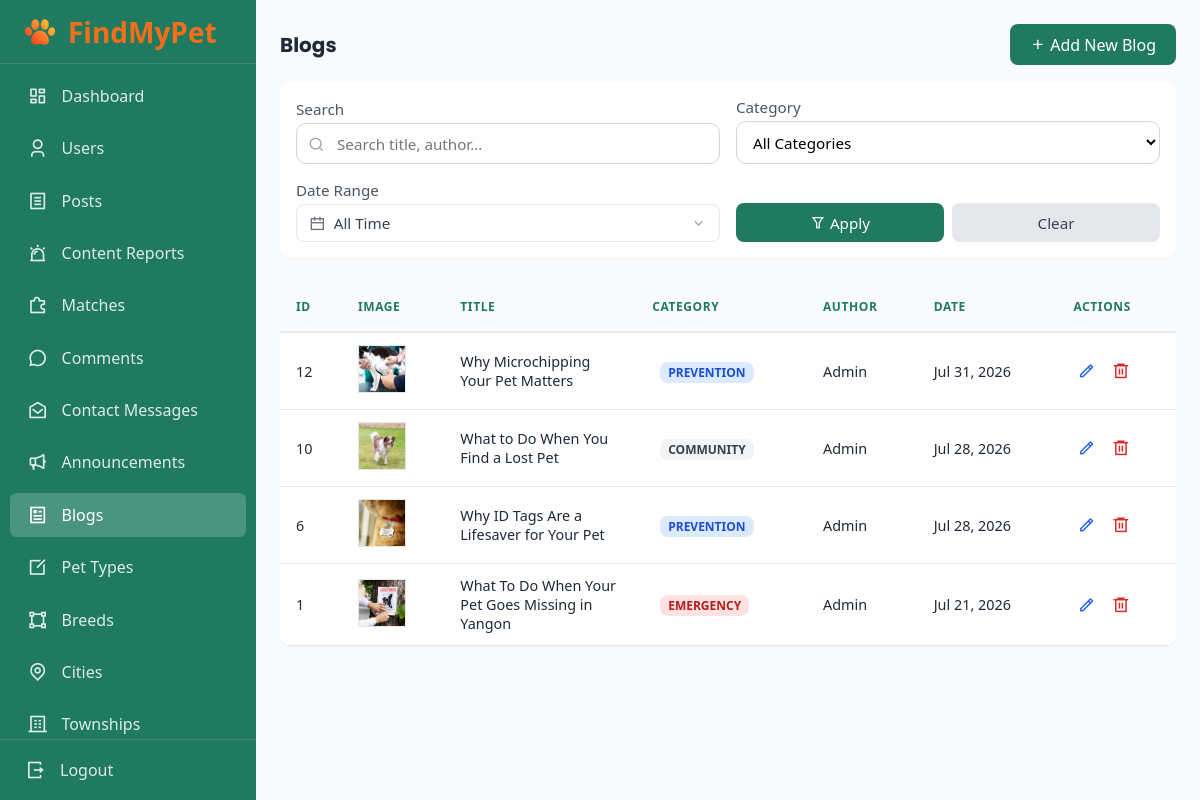
The app's page /admin/blogs.php (signed in) with its own data.
### tables this page shows
CREATE TABLE `blog` (
  `id` int(11) NOT NULL,
  `user_id` int(11) NOT NULL,
  `title` varchar(255) NOT NULL,
  `category` enum('Emergency','Prevention','Health','Community') DEFAULT 'Community',
  `content` text NOT NULL,
  `image` varchar(255) DEFAULT NULL,
  `created_at` datetime DEFAULT current_timestamp(),
  `updated_at` datetime DEFAULT current_timestamp() ON UPDATE current_timestamp()
);

CREATE TABLE `users` (
  `id` int(11) NOT NULL,
  `role_id` int(11) NOT NULL,
  `township_id` int(11) NOT NULL,
  `full_name` varchar(255) NOT NULL,
  `email` varchar(255) NOT NULL,
  `password` varchar(255) NOT NULL,
  `phone` varchar(20) NOT NULL,
  `address` text DEFAULT NULL,
  `verification_token` varchar(255) DEFAULT NULL,
  `token_expire` datetime DEFAULT NULL,
  `is_verified` tinyint(1) DEFAULT 0,
  `status` enum('Active','Suspended','Banned') NOT NULL DEFAULT 'Active',
  `suspended_until` datetime DEFAULT NULL,
  `reset_token` varchar(255) DEFAULT NULL,
  `reset_expire` datetime DEFAULT NULL,
  `email_notifications` tinyint(1) DEFAULT 1,
  `match_notifications` tinyint(1) DEFAULT 1,
  `post_notifications` tinyint(1) DEFAULT 1,
  `comment_notifications` tinyint(1) DEFAULT 1,
  `created_at` datetime DEFAULT current_timestamp()
);

### database/functions.php (called while the page is built, shortened)
<?php
function formatDateRange($from, $to)
{
    if (empty($from) && empty($to)) {
        return 'All Time';
    }
    $fromFormatted = !empty($from) ? date('M d, Y', strtotime($from)) : 'Start';
    $toFormatted = !empty($to) ? date('M d, Y', strtotime($to)) : 'Present';
    return $fromFormatted . ' - ' . $toFormatted;
}
function buildBlogFilters($filters)
{
    $whereClauses = [];
    $params = [];
    return [
        'where' => empty($whereClauses)
            ? ''
            : 'WHERE ' . implode(' AND ', $whereClauses),
        'params' => $params
    ];
}
function getFilteredBlogs(PDO $pdo, $filters, $limit = null, $offset = null)
{
    $filterData = buildBlogFilters($filters);
    $sql = "SELECT b.id, b.title, b.content, b.image, b.category, b.created_at, u.full_name AS author_name
            FROM blog b
            LEFT JOIN users u ON b.user_id = u.id
            {$filterData['where']}
            ORDER BY b.created_at DESC";
    if ($limit !== null && $offset !== null) {
        $sql .= " LIMIT " . (int)$limit . " OFFSET " . (int)$offset;
    }
    $stmt = $pdo->prepare($sql);
    $stmt->execute($filterData['params']);
    return $stmt->fetchAll(PDO::FETCH_ASSOC);
}
function getCategoryBadgeClass($category)
{
    switch (strtolower($category)) {
        case 'emergency':
            return 'badge-emergency';
        case 'prevention':
            return 'badge-prevention';
        case 'community':
        default:
            return 'badge-community';
    }
}

### admin/blogs.php (the view, shortened to what this page needs)
<?php
require_once "../database/functions.php";
$searchDirect   = $_GET['search_direct'] ?? '';
$filterCategory = $_GET['category'] ?? 'all';
$filterDateFrom = $_GET['date_from'] ?? '';
$filterDateTo   = $_GET['date_to'] ?? '';
$dateRangeDisplay = formatDateRange($filterDateFrom, $filterDateTo);
$baseFilters = [
    'search_direct' => $searchDirect,
    'category'      => $filterCategory,
    'date_from'     => $filterDateFrom,
    'date_to'       => $filterDateTo
];
$perPage = 10;
$currentPage = isset($_GET['page']) && is_numeric($_GET['page']) && $_GET['page'] > 0 ? (int)$_GET['page'] : 1;
$offset = ($currentPage - 1) * $perPage;
$blogs = getFilteredBlogs($pdo, $baseFilters, $perPage, $offset);
?>
<!DOCTYPE html>
<html lang="en">
<head>
    <link rel="stylesheet" href="../assets/css/style.css">
    <link rel="stylesheet" href="../assets/css/admin.css">
    <link href="https://cdn.jsdelivr.net/npm/remixicon@4.9.0/fonts/remixicon.css" rel="stylesheet" />
</head>
<body class="admin-body">
    <aside id="sidebar">
        <div>
            <div class="logo-container">
                <img src="../uploads/logo.png" alt="Logo" class="sidebar-logo">
                <span>FindMyPet</span>
            </div>
        </div>
        <nav>
            <a href="dashboard.php" class="admin-sidebar-link">
                <i class="ri-dashboard-line"></i>
                <span>Dashboard</span>
            </a>
            <a href="users.php" class="admin-sidebar-link">
                <i class="ri-user-3-line"></i>
                <span>Users</span>
            </a>
            <a href="posts.php" class="admin-sidebar-link">
                <i class="ri-file-list-line"></i>
                <span>Posts</span>
            </a>
            <a href="reports.php" class="admin-sidebar-link">
                <i class="ri-alarm-warning-line"></i>
                <span>Content Reports</span>
            </a>
            <a href="matches.php" class="admin-sidebar-link">
                <i class="ri-puzzle-2-line"></i>
                <span>Matches</span>
            </a>
            <a href="comments.php" class="admin-sidebar-link">
                <i class="ri-chat-3-line"></i>
                <span>Comments</span>
            </a>
            <a href="messages.php" class="admin-sidebar-link">
                <i class="ri-mail-open-line"></i>
                <span>Contact Messages</span>
            </a>
            <a href="announcements.php" class="admin-sidebar-link">
                <i class="ri-megaphone-line"></i>
                <span>Announcements</span>
            </a>
            <a href="blogs.php" class="admin-sidebar-link active">
                <i class="ri-article-line"></i>
                <span>Blogs</span>
            </a>
            <a href="pet_types.php" class="admin-sidebar-link">
                <i class="ri-edit-box-line"></i>
                <span>Pet Types</span>
            </a>
            <a href="breeds.php" class="admin-sidebar-link">
                <i class="ri-shape-2-line"></i>
                <span>Breeds</span>
            </a>
            <a href="cities.php" class="admin-sidebar-link">
                <i class="ri-map-pin-line"></i>
                <span>Cities</span>
            </a>
            <a href="townships.php" class="admin-sidebar-link">
                <i class="ri-building-4-line"></i>
                <span>Townships</span>
            </a>
        </nav>
        <div>
            <a href="logout.php" class="admin-sidebar-link">
                <i class="ri-logout-box-r-line"></i>
                <span>Logout</span>
            </a>
        </div>
    </aside>
    <main class="admin-main">
        <section>
            <div class="admin-header">
                <div class="admin-header-left">
                    <h3 class="admin-header-title">Blogs</h3>
                </div>
                <div class="admin-header-right">
                    <a href="add_blog.php" class="admin-btn admin-btn-primary primary-btn">
                        <i class="ri-add-line"></i>
                        <span>Add New Blog</span>
                    </a>
                </div>
            </div>
            <form method="GET" action="blogs.php" class="admin-filter-form">
                <div class="admin-form-grid blogs-grid">
                    <div class="admin-form-group">
                        <label class="admin-label">Search</label>
                        <div class="search-icon-wrapper">
                            <input type="text" name="search_direct" placeholder="Search title, author..." class="admin-input-search" value="<?= htmlspecialchars($searchDirect) ?>">
                            <i class="ri-search-line"></i>
                        </div>
                    </div>
                    <div class="admin-form-group">
                        <label class="admin-label">Category</label>
                        <select name="category" class="admin-select admin-filter-select">
                            <option value="all" <?= $filterCategory === 'all' ? 'selected' : '' ?>>All Categories</option>
                        </select>
                    </div>
                    <div class="admin-form-group date-range-picker-wrapper">
                        <label class="admin-label">Date Range</label>
                        <div class="date-range-picker" onclick="toggleDateRange(event)">
                            <div class="date-range-display">
                                <i class="ri-calendar-line"></i>
                                <span id="date_range_display"><?= htmlspecialchars($dateRangeDisplay) ?></span>
                            </div>
                            <i class="ri-arrow-down-s-line"></i>
                        </div>
                    </div>
                    <div class="admin-form-group form-actions">
                        <button type="submit" class="admin-btn admin-btn-primary form-action-btn">
                            <i class="ri-filter-line"></i> Apply
                        </button>
                        <a href="blogs.php" class="admin-btn admin-btn-secondary form-action-btn">
                            Clear
                        </a>
                    </div>
                </div>
            </form>
            <div class="table-card">
                <div class="admin-table-wrapper">
                    <table class="admin-table">
                        <thead>
                            <tr>
                                <th>ID</th>
                                <th>Image</th>
                                <th>Title</th>
                                <th>Category</th>
                                <th>Author</th>
                                <th>Date</th>
                                <th>Actions</th>
                            </tr>
                        </thead>
                        <tbody>
                            <?php if (count($blogs) > 0): ?>
                                <?php foreach ($blogs as $blogItem): ?>
                                    <?php
                                    $formattedDate = date('M d, Y', strtotime($blogItem['created_at']));
                                    $imageSrc = !empty($blogItem['image']) ? '../' . $blogItem['image'] : 'https://via.placeholder.com/100x100?text=No+Image';
                                    $categoryLower = strtolower($blogItem['category'] ?? 'community');
                                    $categoryClass = getCategoryBadgeClass($categoryLower);
                                    ?>
                                    <tr>
                                        <td><?= $blogItem['id']; ?></td>
                                        <td>
                                            <img src="<?= htmlspecialchars($imageSrc) ?>" alt="Blog" class="blog-image">
                                        </td>
                                        <td class="td-name" title="<?= htmlspecialchars($blogItem['title']) ?>"><?= htmlspecialchars($blogItem['title']) ?></td>
                                        <td>
                                            <span class="admin-tab-badge <?= $categoryClass ?> text-uppercase">
                                                <?= htmlspecialchars(ucfirst($categoryLower)) ?>
                                            </span>
                                        </td>
                                        <td><?= htmlspecialchars($blogItem['author_name'] ?? 'Admin') ?></td>
                                        <td class="td-date"><?= $formattedDate ?></td>
                                        <td>
                                            <div class="admin-action-group">
                                                <a href="edit_blog.php?id=<?= $blogItem['id']; ?>" class="admin-action-btn edit" title="Edit"><i class="ri-pencil-line"></i></a>
                                                <a href="delete_blog.php?id=<?= $blogItem['id']; ?>" class="admin-action-btn delete" title="Delete" onclick="return confirm('Are you sure you want to delete this blog?')"><i class="ri-delete-bin-6-line"></i></a>
                                            </div>
                                        </td>
                                    </tr>
                                <?php endforeach; ?>
                            <?php endif; ?>
                        </tbody>
                    </table>
                </div>
            </div>
        </section>
    </main>
</body>
</html>

### assets/css/style.css (style rules this page uses)
* { margin: 0; padding: 0; box-sizing: border-box; font-family: "Segoe UI", Tahoma, Geneva, Verdana, sans-serif; }
body { background-color: #f8fafc; }

### records on screen
blog: id "12", image (picture), title "Why Microchipping Your Pet Matters", category "PREVENTION", user.full_name "Admin", created_at "Jul 31, 2026"
blog: id "10", image (picture), title "What to Do When You Find a Lost Pet", category "COMMUNITY", user.full_name "Admin", created_at "Jul 28, 2026"
blog: id "6", image (picture), title "Why ID Tags Are a Lifesaver for Your Pet", category "PREVENTION", user.full_name "Admin", created_at "Jul 28, 2026"
blog: id "1", image (picture), title "What To Do When Your Pet Goes Missing in Yangon", category "EMERGENCY", user.full_name "Admin", created_at "Jul 21, 2026"

### other values on screen
$dateRangeDisplay "All Time"
